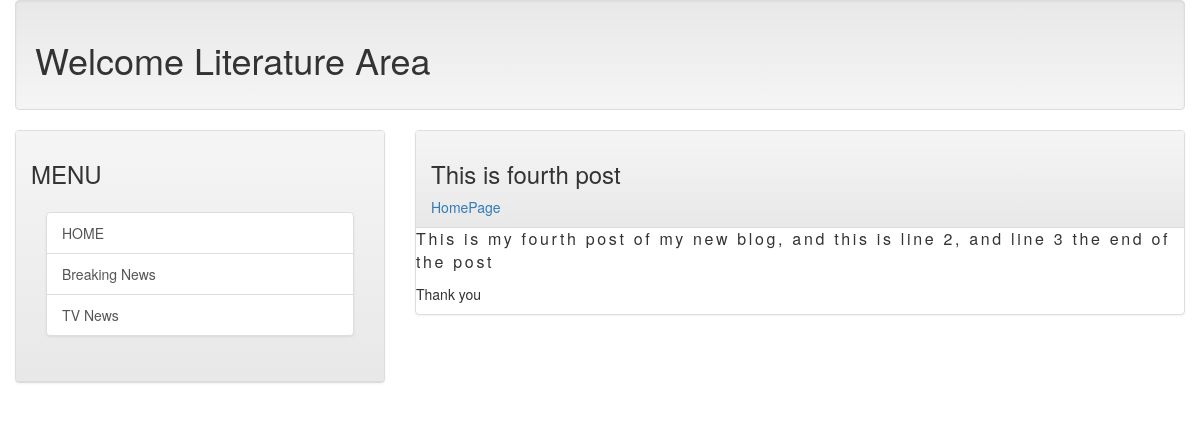
Page /post/FourthPost on the committed database.
### mainsite/models.py (models this page shows, shortened)
class Post(models.Model):
	title = models.CharField(max_length=200)
	slug = models.CharField(max_length=200)
	body = models.TextField()
	pub_date = models.DateTimeField(default=timezone.now)
	class Meta:
		ordering = ('-pub_date',)

### mainsite/views.py (the view)
# urls.py: url(r'^post/(\w+)', showpost),
def showpost(request, slug):
	template = get_template('post.html')
	try:
		post = Post.objects.get(slug=slug)
		if post != None:
			html = template.render(locals())
			return HttpResponse(html)
	except:
		return redirect('/')

### templates/post.html (shortened to what this page needs)
{% extends 'base.html' %}
{% block headmessage %}
	<h3 style='font-family:;'>{{ post.title }}</h3>
	<a style='font-family:;' href='/'>HomePage</a>
{% endblock %}
{% block content %}
		<p style='font-family:;font-size:12pt;letter-spacing:2pt;'>
			{{ post.body | safe }}</a>
		</p>
{% endblock %}

### rows in the picture
Post: title "This is fourth post", body "This is my fourth post of my new blog, and this is line 2, and line 3 the end of the post"
